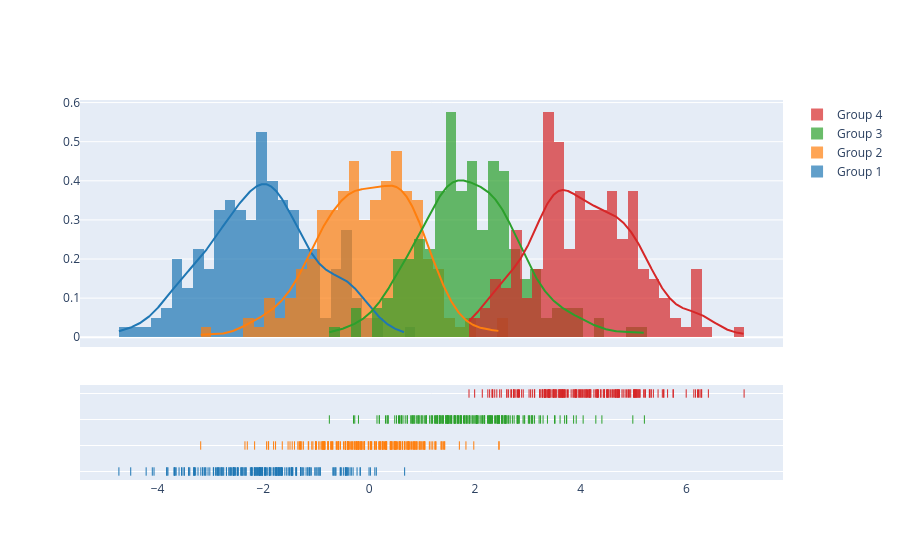

Here is the notebook cell this chart was saved with:
### Code cell
import plotly.figure_factory as ff

# Add histogram data
x1 = np.random.randn(200) - 2
x2 = np.random.randn(200)
x3 = np.random.randn(200) + 2
x4 = np.random.randn(200) + 4

# Group data together
hist_data = [x1, x2, x3, x4]

group_labels = ['Group 1', 'Group 2', 'Group 3', 'Group 4']

# Create distplot with custom bin_size
fig = ff.create_distplot(hist_data, group_labels, bin_size=.2)
fig.show()

### Figure 1 — Plotly figure (JSON) as saved in the notebook; plotly's stock layout.template omitted (floating-point values rounded to 4 significant figures; data arrays with more than 128 entries replaced by an {"elided": "..."} marker saying what was removed)
{"data": [{"autobinx": false, "histnorm": "probability density", "legendgroup": "Group 1", "marker": {"color": "rgb(31, 119, 180)"}, "name": "Group 1", "opacity": 0.7, "type": "histogram", "x": {"elided": "200 float values"}, "xaxis": "x", "xbins": {"end": 0.6713, "size": 0.2, "start": -4.73}, "yaxis": "y"}, {"autobinx": false, "histnorm": "probability density", "legendgroup": "Group 2", "marker": {"color": "rgb(255, 127, 14)"}, "name": "Group 2", "opacity": 0.7, "type": "histogram", "x": {"elided": "200 float values"}, "xaxis": "x", "xbins": {"end": 2.455, "size": 0.2, "start": -3.184}, "yaxis": "y"}, {"autobinx": false, "histnorm": "probability density", "legendgroup": "Group 3", "marker": {"color": "rgb(44, 160, 44)"}, "name": "Group 3", "opacity": 0.7, "type": "histogram", "x": {"elided": "200 float values"}, "xaxis": "x", "xbins": {"end": 5.203, "size": 0.2, "start": -0.7518}, "yaxis": "y"}, {"autobinx": false, "histnorm": "probability density", "legendgroup": "Group 4", "marker": {"color": "rgb(214, 39, 40)"}, "name": "Group 4", "opacity": 0.7, "type": "histogram", "x": {"elided": "200 float values"}, "xaxis": "x", "xbins": {"end": 7.088, "size": 0.2, "start": 1.888}, "yaxis": "y"}, {"legendgroup": "Group 1", "marker": {"color": "rgb(31, 119, 180)"}, "mode": "lines", "name": "Group 1", "showlegend": false, "type": "scatter", "x": {"elided": "500 float values"}, "xaxis": "x", "y": {"elided": "500 float values"}, "yaxis": "y"}, {"legendgroup": "Group 2", "marker": {"color": "rgb(255, 127, 14)"}, "mode": "lines", "name": "Group 2", "showlegend": false, "type": "scatter", "x": {"elided": "500 float values"}, "xaxis": "x", "y": {"elided": "500 float values"}, "yaxis": "y"}, {"legendgroup": "Group 3", "marker": {"color": "rgb(44, 160, 44)"}, "mode": "lines", "name": "Group 3", "showlegend": false, "type": "scatter", "x": {"elided": "500 float values"}, "xaxis": "x", "y": {"elided": "500 float values"}, "yaxis": "y"}, {"legendgroup": "Group 4", "marker": {"color": "rgb(214, 39, 40)"}, "mode": "lines", "name": "Group 4", "showlegend": false, "type": "scatter", "x": {"elided": "500 float values"}, "xaxis": "x", "y": {"elided": "500 float values"}, "yaxis": "y"}, {"legendgroup": "Group 1", "marker": {"color": "rgb(31, 119, 180)", "symbol": "line-ns-open"}, "mode": "markers", "name": "Group 1", "showlegend": false, "type": "scatter", "x": {"elided": "200 float values"}, "xaxis": "x", "y": {"elided": "200 str values"}, "yaxis": "y2"}, {"legendgroup": "Group 2", "marker": {"color": "rgb(255, 127, 14)", "symbol": "line-ns-open"}, "mode": "markers", "name": "Group 2", "showlegend": false, "type": "scatter", "x": {"elided": "200 float values"}, "xaxis": "x", "y": {"elided": "200 str values"}, "yaxis": "y2"}, {"legendgroup": "Group 3", "marker": {"color": "rgb(44, 160, 44)", "symbol": "line-ns-open"}, "mode": "markers", "name": "Group 3", "showlegend": false, "type": "scatter", "x": {"elided": "200 float values"}, "xaxis": "x", "y": {"elided": "200 str values"}, "yaxis": "y2"}, {"legendgroup": "Group 4", "marker": {"color": "rgb(214, 39, 40)", "symbol": "line-ns-open"}, "mode": "markers", "name": "Group 4", "showlegend": false, "type": "scatter", "x": {"elided": "200 float values"}, "xaxis": "x", "y": {"elided": "200 str values"}, "yaxis": "y2"}], "layout": {"barmode": "overlay", "hovermode": "closest", "legend": {"traceorder": "reversed"}, "xaxis": {"anchor": "y2", "domain": [0.0, 1.0], "zeroline": false}, "yaxis": {"anchor": "free", "domain": [0.35, 1], "position": 0.0}, "yaxis2": {"anchor": "x", "domain": [0, 0.25], "dtick": 1, "showticklabels": false}}}
